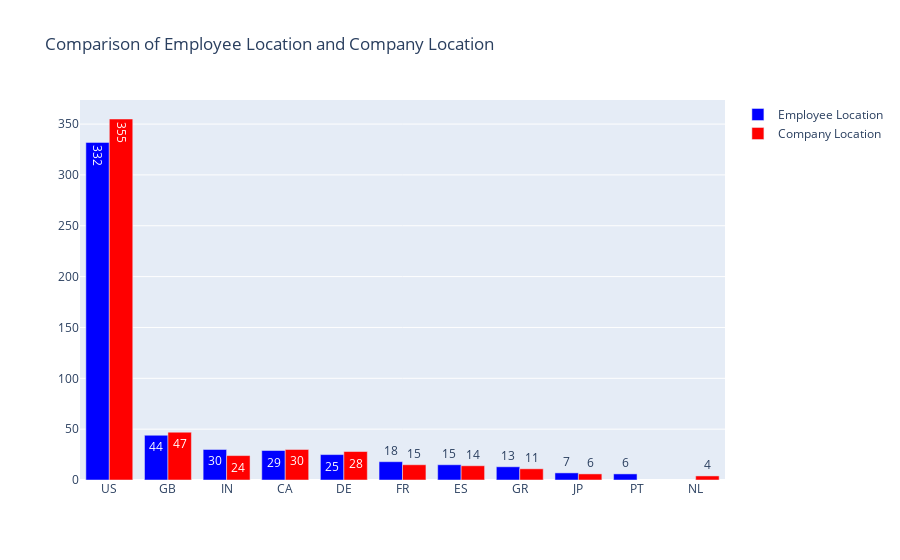

Notebook source saved alongside this figure:
### Markdown cell above
### 2.1.4 Employee Residence & Company Location<a class="anchor" id="EmployeeResidence&CompanyLocation"></a>

We'll explore employee's residence and company location.

### Code cell
top_10_employee_residence = df['employee_residence'].value_counts()[:10]
top_10_company_location = df['company_location'].value_counts()[:10]
fig = go.Figure(data=[
    go.Bar(name='Employee Location', 
           x=top_10_employee_residence.index, y=top_10_employee_residence.values,
           text=top_10_employee_residence.values,marker_color='blue'),
    go.Bar(name='Company Location', x=top_10_company_location.index, 
           y=top_10_company_location.values,text=top_10_company_location.values,marker_color='red')
])
fig.update_layout(barmode='group', title='Comparison between Employee Location and Company Location')

fig.show()

### Figure 1 — Plotly figure (JSON) as saved in the notebook; plotly's stock layout.template omitted (floating-point values rounded to 4 significant figures)
{"data": [{"marker": {"color": "blue"}, "name": "Employee Location", "text": [332, 44, 30, 29, 25, 18, 15, 13, 7, 6], "type": "bar", "x": ["US", "GB", "IN", "CA", "DE", "FR", "ES", "GR", "JP", "PT"], "y": [332, 44, 30, 29, 25, 18, 15, 13, 7, 6]}, {"marker": {"color": "red"}, "name": "Company Location", "text": [355, 47, 30, 28, 24, 15, 14, 11, 6, 4], "type": "bar", "x": ["US", "GB", "CA", "DE", "IN", "FR", "ES", "GR", "JP", "NL"], "y": [355, 47, 30, 28, 24, 15, 14, 11, 6, 4]}], "layout": {"barmode": "group", "title": {"text": "Comparison of Employee Location and Company Location"}}}
